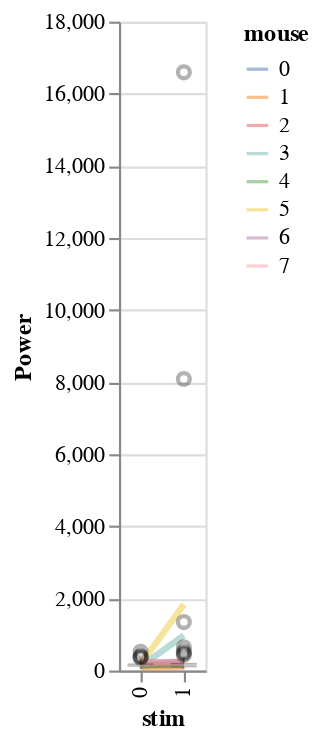

Notebook code for this chart:
### Code cell
reload(visualization)
visualization.plot_data(df=df,x='stim',y='Power',color='mouse')

### Figure 1 — Vega-Lite specification as saved in the notebook (floating-point values rounded to 4 significant figures; data arrays with more than 128 entries replaced by an {"elided": "..."} marker saying what was removed)
{"config": {"view": {"continuousWidth": 400, "continuousHeight": 300}}, "layer": [{"mark": {"type": "line", "fill": null, "opacity": 0.5, "size": 3}, "encoding": {"color": {"type": "nominal", "field": "mouse"}, "x": {"type": "ordinal", "field": "stim"}, "y": {"type": "quantitative", "aggregate": "mean", "field": "Power", "scale": {"zero": false}}}}, {"mark": {"type": "boxplot", "color": "black", "opacity": 0.3, "size": 12}, "encoding": {"x": {"type": "ordinal", "field": "stim"}, "y": {"type": "quantitative", "field": "Power", "scale": {"zero": false}}}}], "data": {"name": "data-8fe8df33b60a26d4f9b197bb13dbecf3"}, "$schema": "https://vega.github.io/schema/vega-lite/v4.8.1.json", "datasets": {"data-8fe8df33b60a26d4f9b197bb13dbecf3": {"elided": "160 records"}}}
